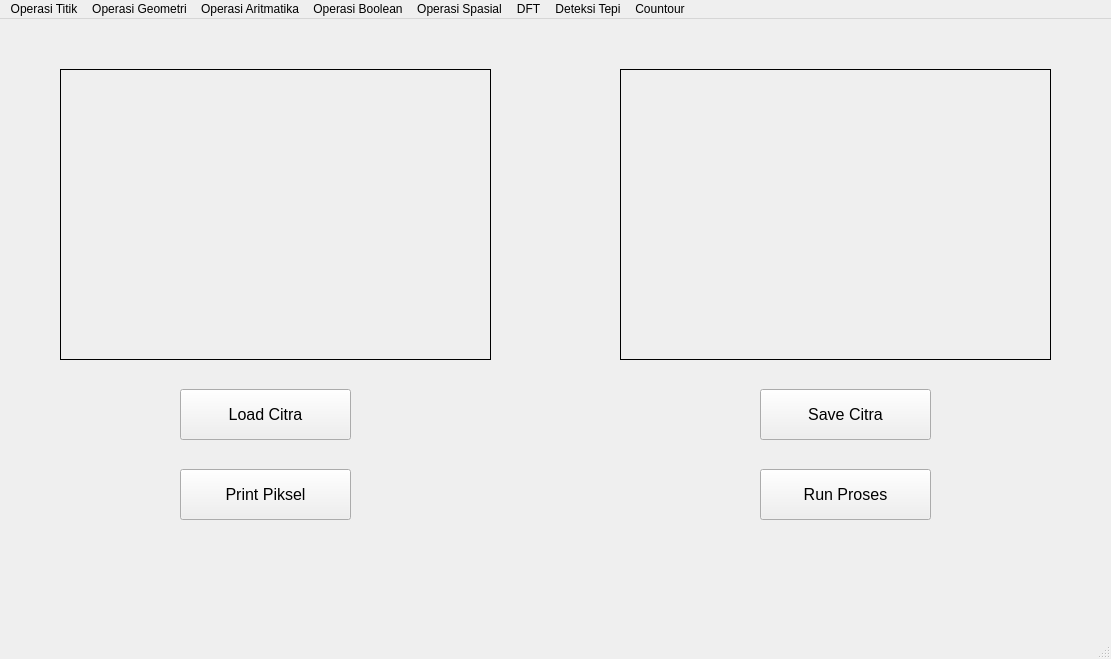
<?xml version="1.0" encoding="UTF-8"?>
<ui version="4.0">
 <class>MainWindow</class>
 <widget class="QMainWindow" name="MainWindow">
  <property name="geometry">
   <rect>
    <x>0</x>
    <y>0</y>
    <width>1111</width>
    <height>659</height>
   </rect>
  </property>
  <property name="windowTitle">
   <string>MainWindow</string>
  </property>
  <widget class="QWidget" name="centralwidget">
   <widget class="QPushButton" name="button_loadcitra">
    <property name="geometry">
     <rect>
      <x>180</x>
      <y>370</y>
      <width>171</width>
      <height>51</height>
     </rect>
    </property>
    <property name="font">
     <font>
      <pointsize>12</pointsize>
     </font>
    </property>
    <property name="text">
     <string>Load Citra</string>
    </property>
   </widget>
   <widget class="QLabel" name="label">
    <property name="geometry">
     <rect>
      <x>60</x>
      <y>50</y>
      <width>431</width>
      <height>291</height>
     </rect>
    </property>
    <property name="autoFillBackground">
     <bool>true</bool>
    </property>
    <property name="frameShape">
     <enum>QFrame::Box</enum>
    </property>
    <property name="text">
     <string/>
    </property>
   </widget>
   <widget class="QPushButton" name="button_savecitra">
    <property name="geometry">
     <rect>
      <x>760</x>
      <y>370</y>
      <width>171</width>
      <height>51</height>
     </rect>
    </property>
    <property name="font">
     <font>
      <pointsize>12</pointsize>
     </font>
    </property>
    <property name="text">
     <string>Save Citra</string>
    </property>
   </widget>
   <widget class="QLabel" name="label_2">
    <property name="geometry">
     <rect>
      <x>620</x>
      <y>50</y>
      <width>431</width>
      <height>291</height>
     </rect>
    </property>
    <property name="frameShape">
     <enum>QFrame::Box</enum>
    </property>
    <property name="text">
     <string/>
    </property>
   </widget>
   <widget class="QPushButton" name="pushButton">
    <property name="geometry">
     <rect>
      <x>760</x>
      <y>450</y>
      <width>171</width>
      <height>51</height>
     </rect>
    </property>
    <property name="font">
     <font>
      <pointsize>12</pointsize>
     </font>
    </property>
    <property name="text">
     <string>Run Proses</string>
    </property>
   </widget>
   <widget class="QPushButton" name="printpiksel">
    <property name="geometry">
     <rect>
      <x>180</x>
      <y>450</y>
      <width>171</width>
      <height>51</height>
     </rect>
    </property>
    <property name="font">
     <font>
      <pointsize>12</pointsize>
     </font>
    </property>
    <property name="text">
     <string>Print Piksel</string>
    </property>
   </widget>
  </widget>
  <widget class="QMenuBar" name="menubar">
   <property name="geometry">
    <rect>
     <x>0</x>
     <y>0</y>
     <width>1111</width>
     <height>21</height>
    </rect>
   </property>
   <widget class="QMenu" name="menuOperasi_Titik">
    <property name="title">
     <string>Operasi Titik</string>
    </property>
    <addaction name="actionGrayscal"/>
    <addaction name="actionOperasi_Pencerahan"/>
    <addaction name="actionSimple_Contrast"/>
    <addaction name="actionContrast_Stretching"/>
    <addaction name="actionNegative"/>
    <addaction name="actionBiner"/>
   </widget>
   <widget class="QMenu" name="menuOperasi_Geometri">
    <property name="title">
     <string>Operasi Geometri</string>
    </property>
    <widget class="QMenu" name="menuRotasi">
     <property name="title">
      <string>Rotasi</string>
     </property>
     <addaction name="action_45_Derajat"/>
     <addaction name="action45_Derajat"/>
     <addaction name="action_90_Derajat"/>
     <addaction name="action90_Derajat"/>
     <addaction name="action180_Derajat"/>
    </widget>
    <widget class="QMenu" name="menuResize">
     <property name="title">
      <string>Resize</string>
     </property>
     <widget class="QMenu" name="menuZoom_In">
      <property name="title">
       <string>Zoom In</string>
      </property>
      <addaction name="action2x"/>
      <addaction name="action3x"/>
      <addaction name="action4x"/>
     </widget>
     <widget class="QMenu" name="menuZoom_Out">
      <property name="title">
       <string>Zoom Out</string>
      </property>
      <addaction name="action1_2x"/>
      <addaction name="action1_3x"/>
      <addaction name="action1_4x"/>
     </widget>
     <widget class="QMenu" name="menuSkewed">
      <property name="title">
       <string>Skewed</string>
      </property>
      <addaction name="action480P"/>
      <addaction name="action720P"/>
      <addaction name="action1080P"/>
     </widget>
     <addaction name="menuZoom_In"/>
     <addaction name="menuZoom_Out"/>
     <addaction name="menuSkewed"/>
    </widget>
    <addaction name="actionTranslasi"/>
    <addaction name="menuRotasi"/>
    <addaction name="menuResize"/>
    <addaction name="actionCrop"/>
    <addaction name="actionTranspose"/>
   </widget>
   <widget class="QMenu" name="menuOperasi_Aritmatika">
    <property name="title">
     <string>Operasi Aritmatika</string>
    </property>
    <widget class="QMenu" name="menuTambah_dan_Kurang">
     <property name="title">
      <string>Tambah dan Kurang</string>
     </property>
     <addaction name="actionTambah"/>
     <addaction name="actionKurang"/>
    </widget>
    <widget class="QMenu" name="menuKali_dan_Bagi">
     <property name="title">
      <string>Kali dan Bagi</string>
     </property>
     <addaction name="actionKali"/>
     <addaction name="actionBagi"/>
    </widget>
    <addaction name="menuTambah_dan_Kurang"/>
    <addaction name="menuKali_dan_Bagi"/>
   </widget>
   <widget class="QMenu" name="menuOperasi_Boolean">
    <property name="title">
     <string>Operasi Boolean</string>
    </property>
    <addaction name="actionAND"/>
    <addaction name="actionOR"/>
    <addaction name="actionXOR"/>
   </widget>
   <widget class="QMenu" name="menuOperasi_Spasial">
    <property name="title">
     <string>Operasi Spasial</string>
    </property>
    <widget class="QMenu" name="menuSharpening">
     <property name="title">
      <string>Sharpening</string>
     </property>
     <addaction name="actioni"/>
     <addaction name="actionii"/>
     <addaction name="actioniii"/>
     <addaction name="actioniv"/>
     <addaction name="actionv"/>
     <addaction name="actionvi"/>
     <addaction name="actionLaplace"/>
    </widget>
    <widget class="QMenu" name="menuFilter">
     <property name="title">
      <string>Min Max</string>
     </property>
     <addaction name="actionMaxFilter"/>
     <addaction name="actionMinFilter"/>
    </widget>
    <widget class="QMenu" name="menuMean">
     <property name="title">
      <string>Mean</string>
     </property>
     <addaction name="action3X3"/>
     <addaction name="action2X2"/>
    </widget>
    <widget class="QMenu" name="menuKonvolusi">
     <property name="title">
      <string>Konvolusi</string>
     </property>
     <addaction name="actionKernel_1"/>
     <addaction name="actionKernel_6"/>
    </widget>
    <addaction name="menuKonvolusi"/>
    <addaction name="menuMean"/>
    <addaction name="actionGauss"/>
    <addaction name="menuSharpening"/>
    <addaction name="actionMedian"/>
    <addaction name="menuFilter"/>
   </widget>
   <widget class="QMenu" name="menuDFT">
    <property name="title">
     <string>DFT</string>
    </property>
    <addaction name="actionDFT_Smooth"/>
    <addaction name="actionDFT_Edge"/>
   </widget>
   <widget class="QMenu" name="menuDeteksi_Tepi">
    <property name="title">
     <string>Deteksi Tepi</string>
    </property>
    <addaction name="actionCanny_Edge_Detection_2"/>
   </widget>
   <widget class="QMenu" name="menuCountour">
    <property name="title">
     <string>Countour</string>
    </property>
    <addaction name="actionCountour"/>
   </widget>
   <addaction name="menuOperasi_Titik"/>
   <addaction name="menuOperasi_Geometri"/>
   <addaction name="menuOperasi_Aritmatika"/>
   <addaction name="menuOperasi_Boolean"/>
   <addaction name="menuOperasi_Spasial"/>
   <addaction name="menuDFT"/>
   <addaction name="menuDeteksi_Tepi"/>
   <addaction name="menuCountour"/>
  </widget>
  <widget class="QStatusBar" name="statusbar"/>
  <action name="actionOperasi_Pencerahan">
   <property name="text">
    <string>Operasi Pencerahan</string>
   </property>
  </action>
  <action name="actionSimple_Contrast">
   <property name="text">
    <string>Simple Contrast</string>
   </property>
  </action>
  <action name="action">
   <property name="text">
    <string>Contrast Stretching</string>
   </property>
  </action>
  <action name="actionContrast_Stretching">
   <property name="text">
    <string>Contrast Stretching</string>
   </property>
  </action>
  <action name="actionNegaTIVE">
   <property name="text">
    <string>NegaTIVE</string>
   </property>
  </action>
  <action name="actionNegative">
   <property name="text">
    <string>Negative</string>
   </property>
  </action>
  <action name="actionBiner">
   <property name="text">
    <string>Biner</string>
   </property>
  </action>
  <action name="actionOpen">
   <property name="text">
    <string>Open</string>
   </property>
  </action>
  <action name="actionsave">
   <property name="text">
    <string>Save</string>
   </property>
  </action>
  <action name="actionSave">
   <property name="text">
    <string>Save</string>
   </property>
  </action>
  <action name="actionGrayscale">
   <property name="text">
    <string>Grayscale</string>
   </property>
  </action>
  <action name="actionSave_2">
   <property name="text">
    <string>Save</string>
   </property>
  </action>
  <action name="actionGrayscal">
   <property name="text">
    <string>Grayscale</string>
   </property>
  </action>
  <action name="actionSave_3">
   <property name="text">
    <string>Save</string>
   </property>
  </action>
  <action name="actionHistogram_Grayscale">
   <property name="text">
    <string>Histogram Grayscale</string>
   </property>
  </action>
  <action name="actionHistogram_RGB">
   <property name="text">
    <string>Histogram RGB</string>
   </property>
  </action>
  <action name="actionHistogram_Equalization">
   <property name="text">
    <string>Histogram Equalization</string>
   </property>
  </action>
  <action name="actionHistogram_Equalization_2">
   <property name="text">
    <string>Histogram Equalization</string>
   </property>
  </action>
  <action name="actionTranslasi">
   <property name="text">
    <string>Translasi</string>
   </property>
  </action>
  <action name="action90_Derajat">
   <property name="text">
    <string>90 Derajat</string>
   </property>
  </action>
  <action name="actionCrop">
   <property name="text">
    <string>Crop</string>
   </property>
  </action>
  <action name="actionAND">
   <property name="text">
    <string>AND</string>
   </property>
  </action>
  <action name="action_45_Derajat">
   <property name="text">
    <string>-45 Derajat</string>
   </property>
  </action>
  <action name="action45_Derajat">
   <property name="text">
    <string>45 Derajat</string>
   </property>
  </action>
  <action name="action_90_Derajat">
   <property name="text">
    <string>-90 Derajat</string>
   </property>
  </action>
  <action name="action180_Derajat">
   <property name="text">
    <string>180 Derajat</string>
   </property>
  </action>
  <action name="action2x">
   <property name="text">
    <string>2x</string>
   </property>
  </action>
  <action name="action3x">
   <property name="text">
    <string>3x</string>
   </property>
  </action>
  <action name="action4x">
   <property name="text">
    <string>4x</string>
   </property>
  </action>
  <action name="action1_2x">
   <property name="text">
    <string>1/2x</string>
   </property>
  </action>
  <action name="action1_3x">
   <property name="text">
    <string>1/4x</string>
   </property>
  </action>
  <action name="action1_4x">
   <property name="text">
    <string>3/4x</string>
   </property>
  </action>
  <action name="actionOR">
   <property name="text">
    <string>OR</string>
   </property>
  </action>
  <action name="actionXOR">
   <property name="text">
    <string>XOR</string>
   </property>
  </action>
  <action name="actionTranspose">
   <property name="text">
    <string>Transpose</string>
   </property>
  </action>
  <action name="action480P">
   <property name="text">
    <string>480P</string>
   </property>
  </action>
  <action name="action720P">
   <property name="text">
    <string>720P</string>
   </property>
  </action>
  <action name="action1080P">
   <property name="text">
    <string>1080P</string>
   </property>
  </action>
  <action name="actionGauss">
   <property name="text">
    <string>Gauss</string>
   </property>
  </action>
  <action name="actioni">
   <property name="text">
    <string>i</string>
   </property>
  </action>
  <action name="actionii">
   <property name="text">
    <string>ii</string>
   </property>
  </action>
  <action name="actioniii">
   <property name="text">
    <string>iii</string>
   </property>
  </action>
  <action name="actioniv">
   <property name="text">
    <string>iv</string>
   </property>
  </action>
  <action name="actionv">
   <property name="text">
    <string>v</string>
   </property>
  </action>
  <action name="actionvi">
   <property name="text">
    <string>vi</string>
   </property>
  </action>
  <action name="actionLaplace">
   <property name="text">
    <string>Laplace</string>
   </property>
  </action>
  <action name="actionMedian">
   <property name="text">
    <string>Median</string>
   </property>
  </action>
  <action name="actionMaxFilter">
   <property name="text">
    <string>Max</string>
   </property>
  </action>
  <action name="actionMinFilter">
   <property name="text">
    <string>Min</string>
   </property>
  </action>
  <action name="action3X3">
   <property name="text">
    <string>3X3</string>
   </property>
  </action>
  <action name="action2X2">
   <property name="text">
    <string>2X2</string>
   </property>
  </action>
  <action name="actionKernel_1">
   <property name="text">
    <string>Kernel 1</string>
   </property>
  </action>
  <action name="actionKernel_6">
   <property name="text">
    <string>Kernel 6</string>
   </property>
  </action>
  <action name="actionDFT_Smooth">
   <property name="text">
    <string>DFT Smooth</string>
   </property>
  </action>
  <action name="actionDFT_Edge">
   <property name="text">
    <string>DFT Edge</string>
   </property>
  </action>
  <action name="actionSobel">
   <property name="text">
    <string>Sobel</string>
   </property>
  </action>
  <action name="actionPrewitt">
   <property name="text">
    <string>Prewitt</string>
   </property>
  </action>
  <action name="actionRoberts">
   <property name="text">
    <string>Roberts</string>
   </property>
  </action>
  <action name="actionCanny_Edge_Detection">
   <property name="text">
    <string>Canny Edge Detection</string>
   </property>
  </action>
  <action name="actionTambah">
   <property name="text">
    <string>Tambah</string>
   </property>
  </action>
  <action name="actionKurang">
   <property name="text">
    <string>Kurang</string>
   </property>
  </action>
  <action name="actionKali">
   <property name="text">
    <string>Kali</string>
   </property>
  </action>
  <action name="actionBagi">
   <property name="text">
    <string>Bagi</string>
   </property>
  </action>
  <action name="actionHistogram_Grayscale_2">
   <property name="text">
    <string>Histogram Grayscale</string>
   </property>
  </action>
  <action name="actionHistogram_RGB_2">
   <property name="text">
    <string>Histogram RGB</string>
   </property>
  </action>
  <action name="actionHistogram_Equalization_3">
   <property name="text">
    <string>Histogram Equalization</string>
   </property>
  </action>
  <action name="actionHOG">
   <property name="text">
    <string>HOG</string>
   </property>
  </action>
  <action name="actionCanny_Edge_Detection_2">
   <property name="text">
    <string>Canny Edge Detection</string>
   </property>
  </action>
  <action name="actionCountour">
   <property name="text">
    <string>Countour</string>
   </property>
  </action>
 </widget>
 <resources/>
 <connections/>
</ui>
